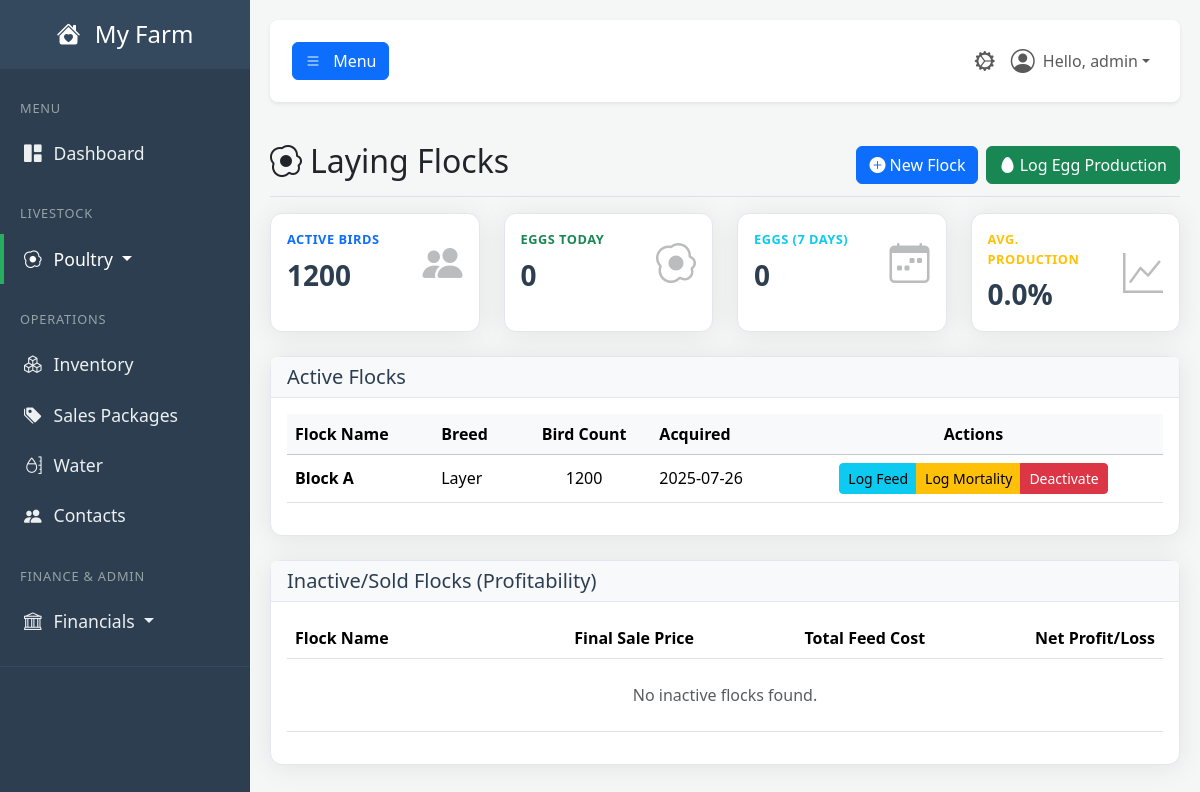
The app's page /poultry (signed in), older data.
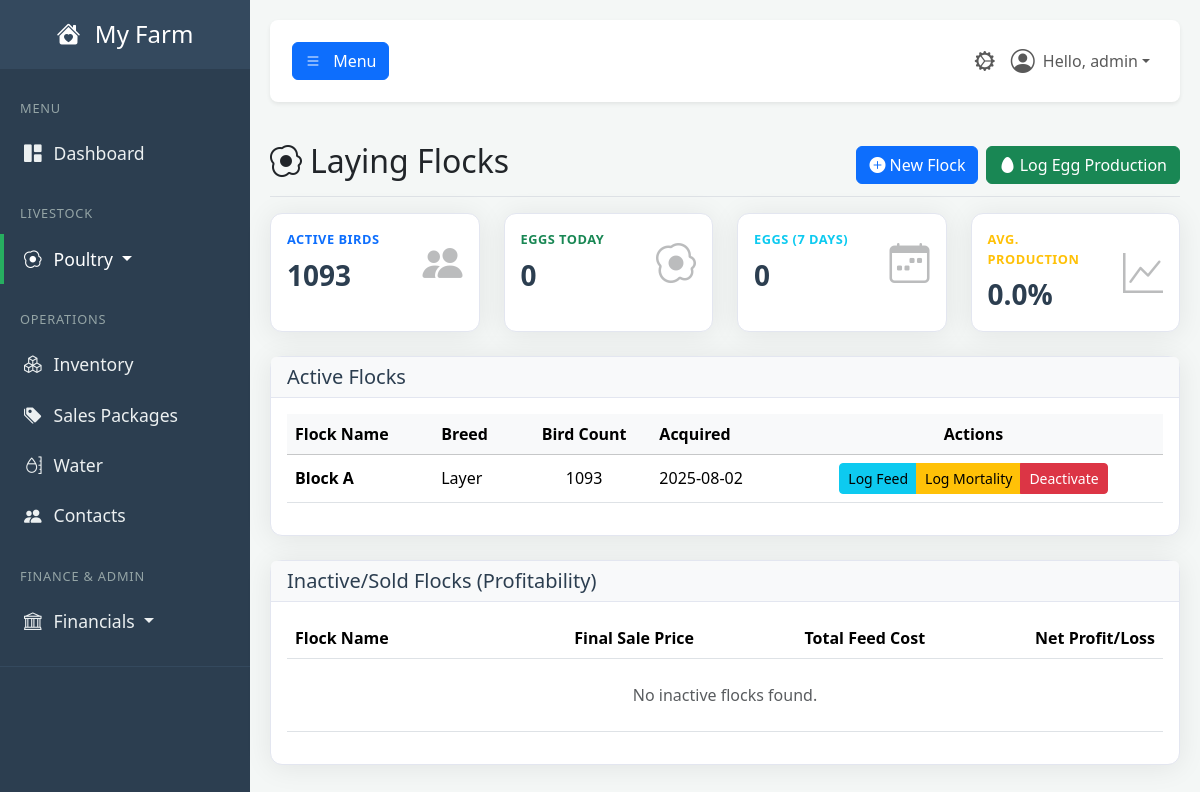
The same page, newer data.
### tables this page shows
CREATE TABLE poultry_flocks (
            id INTEGER PRIMARY KEY,
            flock_name TEXT NOT NULL,
            breed TEXT NOT NULL,
            acquisition_date TEXT NOT NULL,
            bird_count INTEGER NOT NULL,
            status TEXT NOT NULL, -- Active, Sold, Archived
            created_at TIMESTAMP DEFAULT CURRENT_TIMESTAMP
        , final_sale_price REAL DEFAULT 0, total_cost REAL DEFAULT 0, net_profit REAL DEFAULT 0, cost_per_bird REAL DEFAULT 0);

### app.py (the view)
@app.route('/poultry')
@login_required
@permission_required('view_poultry_dashboard')
def poultry_dashboard():
    db = get_db()
    poultry_stats_row = db.execute("SELECT (SELECT COALESCE(SUM(bird_count), 0) FROM poultry_flocks WHERE status = 'Active') as total_active_birds, (SELECT COALESCE(SUM(quantity), 0) FROM egg_log WHERE log_date = date('now', 'localtime')) as eggs_today, (SELECT COALESCE(SUM(quantity), 0) FROM egg_log WHERE log_date >= date('now', '-6 days')) as eggs_last_7_days").fetchone()
    total_active_birds = poultry_stats_row['total_active_birds'] or 0
    eggs_today = poultry_stats_row['eggs_today'] or 0
    stats = {
        'total_active_birds': total_active_birds,
        'eggs_today': eggs_today,
        'eggs_last_7_days': poultry_stats_row['eggs_last_7_days'] or 0,
        'avg_production_rate': (eggs_today / total_active_birds) if total_active_birds > 0 else 0
    }
    active_flocks = db.execute("SELECT * FROM poultry_flocks WHERE status = 'Active' ORDER BY acquisition_date DESC").fetchall()
    inactive_flocks = db.execute("SELECT * FROM poultry_flocks WHERE status = 'Inactive' ORDER BY acquisition_date DESC").fetchall()
    egg_logs = db.execute("SELECT el.*, pf.flock_name FROM egg_log el JOIN poultry_flocks pf ON el.flock_id = pf.id ORDER BY el.log_date DESC, el.id DESC LIMIT 10").fetchall()
    feed_items = db.execute(
        "SELECT * FROM inventory WHERE category = 'Feed' AND quantity > 0 ORDER BY name ASC"
    ).fetchall()
    return render_template(
        'poultry.html',
        user=g.user,
        stats=stats,
        active_flocks=active_flocks,
        inactive_flocks=inactive_flocks,
        egg_logs=egg_logs,
        feed_items=feed_items,  # <-- Passing the new list here
        today_date=date.today().strftime('%Y-%m-%d')
    )

### app.py (called while the page is built)
def get_db():
    if 'db' not in g:
        g.db = sqlite3.connect(DATABASE)
        g.db.row_factory = sqlite3.Row
    return g.db

def login_required(f):
    @wraps(f)
    def decorated_function(*args, **kwargs):
        if 'user_id' not in session:
            flash('Please log in to access this page.', 'warning')
            return redirect(url_for('login'))
        g.user = User.get_by_id(session['user_id'])
        if not g.user:
            session.clear()
            return redirect(url_for('login'))
        return f(*args, **kwargs)
    return decorated_function

def permission_required(permission_name):
    def decorator(f):
        @wraps(f)
        def decorated_function(*args, **kwargs):
            if not hasattr(g, 'user') or not g.user.has_permission(permission_name):
                flash('You do not have the required permission.', 'danger')
                return redirect(url_for('dashboard'))
            return f(*args, **kwargs)
        return decorated_function
    return decorator

### templates/poultry.html (shortened to what the changed rows need)
{% extends "base.html" %}
{% block content %}
    <div class="d-flex justify-content-between flex-wrap flex-md-nowrap align-items-center pt-3 pb-2 mb-3 border-bottom">
        <h1 class="h2"><i class="bi bi-egg-fried me-2"></i>Laying Flocks</h1>
    </div>
    <div class="row">
        <div class="col-lg-3 col-md-6 mb-4"><div class="card shadow-sm h-100"><div class="card-body"><div class="row align-items-center"><div class="col"><div class="kpi-label text-primary">Active Birds</div><div class="kpi-value">{{ stats.total_active_birds }}</div></div><div class="col-auto kpi-icon"><i class="bi bi-people-fill"></i></div></div></div></div></div>
    </div>
    <div class="card shadow-sm mb-4">
        <div class="card-body">
            <div class="table-responsive">
                <table class="table table-hover align-middle">
                    <thead class="table-light"><tr><th>Flock Name</th><th>Breed</th><th class="text-center">Bird Count</th><th>Acquired</th><th class="text-center">Actions</th></tr></thead>
                    <tbody>
                        {% for flock in active_flocks %}
                        <tr>
                            <td><strong>{{ flock.flock_name }}</strong></td><td>{{ flock.breed }}</td><td class="text-center">{{ flock.bird_count }}</td><td>{{ flock.acquisition_date }}</td>
                            <td class="text-center">
                                <div class="btn-group btn-group-sm">
                                    {% if g.user.has_permission('log_poultry_eggs') %}
                                    <button class="btn btn-info" data-bs-toggle="modal" data-bs-target="#logFeedModal" data-flock-id="{{ flock.id }}" data-flock-name="{{ flock.flock_name }}">Log Feed</button>
                                    {% endif %}
                                    {% if g.user.has_permission('log_poultry_mortality') %}
                                    <button class="btn btn-warning" data-bs-toggle="modal" data-bs-target="#logFlockMortalityModal" data-flock-id="{{ flock.id }}" data-flock-name="{{ flock.flock_name }}">Log Mortality</button>
                                    {% endif %}
                                    {% if g.user.has_permission('deactivate_poultry_flock') %}
                                    <button class="btn btn-danger" data-bs-toggle="modal" data-bs-target="#deactivateFlockModal" data-flock-id="{{ flock.id }}" data-flock-name="{{ flock.flock_name }}">Deactivate</button>
                                    {% endif %}
                                </div>
                            </td>
                        </tr>
                        {% else %}
                        <tr><td colspan="5" class="text-center p-4 text-muted">No active flocks found.</td></tr>
                        {% endfor %}
                    </tbody>
                </table>
            </div>
        </div>
    </div>
    <div class="card shadow-sm">
        <div class="card-body">
            <table class="table">
                <thead><tr><th>Flock Name</th><th class="text-end">Final Sale Price</th><th class="text-end">Total Feed Cost</th><th class="text-end">Net Profit/Loss</th></tr></thead>
            </table>
        </div>
    </div>
{% endblock %}

Row changes from the older to the newer data that the page shows:
changed poultry_flocks "Block A": bird_count "1200" → "1093"; acquisition_date "2025-07-26" → "2025-08-02"
Text that changed along with them:
{{ stats.total_active_birds }}: "1200" → "1093"
